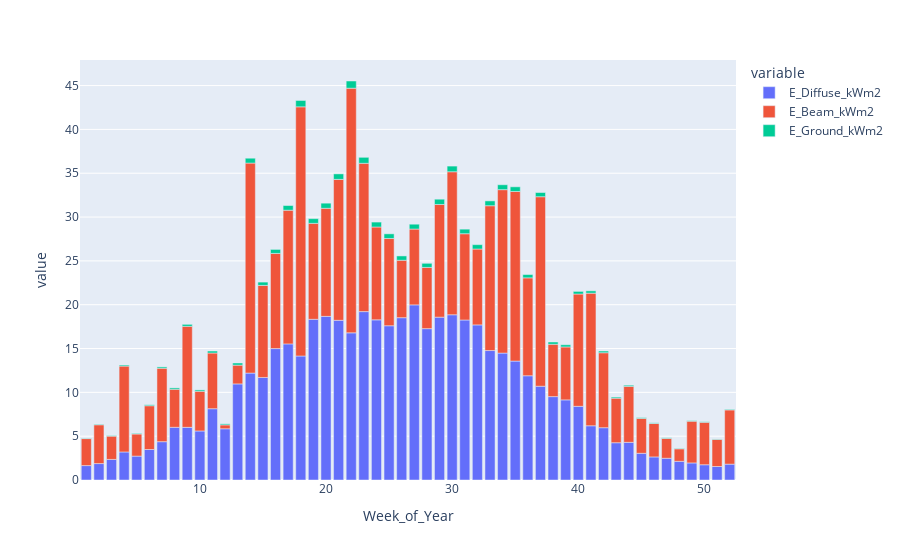

The code cell stored with this chart in its notebook:
### Code cell
px.bar(site.rad_data.weekly[["E_Diffuse_kWm2", "E_Beam_kWm2", "E_Ground_kWm2"]])

### Figure 1 — Plotly figure (JSON) as saved in the notebook; plotly's stock layout.template omitted (floating-point values rounded to 4 significant figures)
{"data": [{"alignmentgroup": "True", "hovertemplate": "variable=E_Diffuse_kWm2<br>Week_of_Year=%{x}<br>value=%{y}<extra></extra>", "legendgroup": "E_Diffuse_kWm2", "marker": {"color": "#636efa", "pattern": {"shape": ""}}, "name": "E_Diffuse_kWm2", "offsetgroup": "E_Diffuse_kWm2", "orientation": "v", "showlegend": true, "textposition": "auto", "type": "bar", "x": [1, 2, 3, 4, 5, 6, 7, 8, 9, 10, 11, 12, 13, 14, 15, 16, 17, 18, 19, 20, 21, 22, 23, 24, 25, 26, 27, 28, 29, 30, 31, 32, 33, 34, 35, 36, 37, 38, 39, 40, 41, 42, 43, 44, 45, 46, 47, 48, 49, 50, 51, 52], "xaxis": "x", "y": [1.645, 1.874, 2.349, 3.2, 2.727, 3.48, 4.372, 6.013, 6.008, 5.595, 8.134, 5.845, 10.96, 12.2, 11.7, 14.99, 15.53, 14.15, 18.34, 18.67, 18.22, 16.79, 19.21, 18.27, 17.6, 18.52, 19.98, 17.27, 18.58, 18.85, 18.26, 17.7, 14.77, 14.48, 13.57, 11.89, 10.7, 9.513, 9.141, 8.409, 6.187, 5.968, 4.253, 4.298, 3.047, 2.632, 2.48, 2.132, 1.947, 1.741, 1.54, 1.808], "yaxis": "y"}, {"alignmentgroup": "True", "hovertemplate": "variable=E_Beam_kWm2<br>Week_of_Year=%{x}<br>value=%{y}<extra></extra>", "legendgroup": "E_Beam_kWm2", "marker": {"color": "#EF553B", "pattern": {"shape": ""}}, "name": "E_Beam_kWm2", "offsetgroup": "E_Beam_kWm2", "orientation": "v", "showlegend": true, "textposition": "auto", "type": "bar", "x": [1, 2, 3, 4, 5, 6, 7, 8, 9, 10, 11, 12, 13, 14, 15, 16, 17, 18, 19, 20, 21, 22, 23, 24, 25, 26, 27, 28, 29, 30, 31, 32, 33, 34, 35, 36, 37, 38, 39, 40, 41, 42, 43, 44, 45, 46, 47, 48, 49, 50, 51, 52], "xaxis": "x", "y": [3.079, 4.426, 2.658, 9.793, 2.52, 4.993, 8.381, 4.337, 11.53, 4.527, 6.354, 0.442, 2.141, 23.96, 10.51, 10.86, 15.25, 28.43, 10.95, 12.33, 16.08, 27.91, 16.92, 10.59, 9.956, 6.552, 8.651, 6.985, 12.86, 16.32, 9.841, 8.658, 16.52, 18.65, 19.35, 11.17, 21.62, 5.974, 6.04, 12.81, 15.13, 8.551, 5.082, 6.385, 3.981, 3.814, 2.27, 1.428, 4.764, 4.845, 3.096, 6.188], "yaxis": "y"}, {"alignmentgroup": "True", "hovertemplate": "variable=E_Ground_kWm2<br>Week_of_Year=%{x}<br>value=%{y}<extra></extra>", "legendgroup": "E_Ground_kWm2", "marker": {"color": "#00cc96", "pattern": {"shape": ""}}, "name": "E_Ground_kWm2", "offsetgroup": "E_Ground_kWm2", "orientation": "v", "showlegend": true, "textposition": "auto", "type": "bar", "x": [1, 2, 3, 4, 5, 6, 7, 8, 9, 10, 11, 12, 13, 14, 15, 16, 17, 18, 19, 20, 21, 22, 23, 24, 25, 26, 27, 28, 29, 30, 31, 32, 33, 34, 35, 36, 37, 38, 39, 40, 41, 42, 43, 44, 45, 46, 47, 48, 49, 50, 51, 52], "xaxis": "x", "y": [0.05, 0.064, 0.06, 0.122, 0.072, 0.108, 0.15, 0.158, 0.225, 0.156, 0.226, 0.12, 0.246, 0.554, 0.374, 0.457, 0.536, 0.724, 0.537, 0.584, 0.63, 0.82, 0.683, 0.561, 0.529, 0.493, 0.552, 0.47, 0.602, 0.647, 0.521, 0.497, 0.553, 0.56, 0.534, 0.378, 0.478, 0.255, 0.246, 0.298, 0.263, 0.195, 0.126, 0.132, 0.086, 0.078, 0.066, 0.053, 0.064, 0.06, 0.047, 0.067], "yaxis": "y"}], "layout": {"barmode": "relative", "legend": {"title": {"text": "variable"}, "tracegroupgap": 0}, "margin": {"t": 60}, "xaxis": {"anchor": "y", "domain": [0, 1], "title": {"text": "Week_of_Year"}}, "yaxis": {"anchor": "x", "domain": [0, 1], "title": {"text": "value"}}}}
